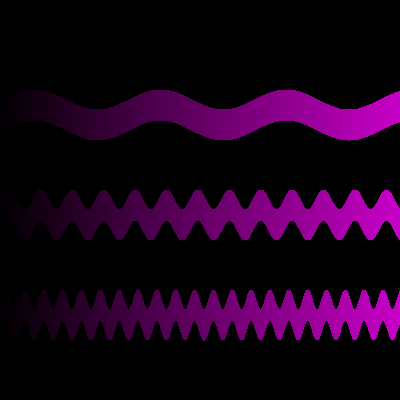
Frame 1 (no input)
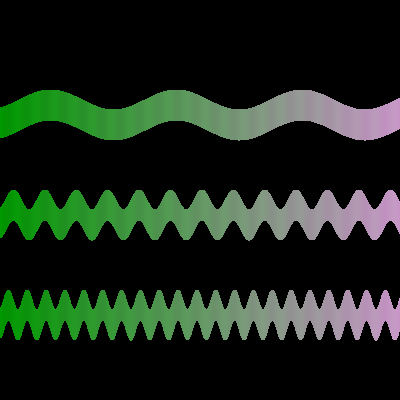
Frame 60 (the mouse pressed at the canvas centre just before this capture)
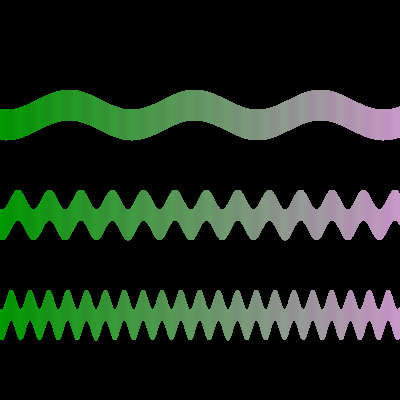
Frame 120 (the mouse held since frame 60 and released just before this capture)

The Processing sketch that drew these frames (run headless with seeded random() and noise(); from frame 60 on, the mouse is pressed at the canvas centre):

// Processing sketch: processing_87657
// ── processing_87657.pde

int widt=1;
object square[];
float d;
void setup() {
  size(400, 400);

square = new object[width/widt];


  for(int i = 0; i < width/widt; i++) {
    square[i] = new object(i);
  }
}
void draw() {
  background(0);
  d+=0.12;
  for(int i = 0; i < width/widt; i++) {
    square[i].draw();
  }
}
class object {
  float xpos;
  float ypos;
  float xpos2;
  float ypos2;
  float ypos3;
  float xpos3;

  
  object(int num) {
  xpos=num*widt;
  xpos2=xpos;
  xpos3=xpos;
  }
  void draw() {
  stroke(xpos/2, ypos/2, xpos/2);
    ypos3 =200+sin(d-xpos/5)*10;
    rect(xpos3, ypos3, widt, 30);
        ypos2=100+sin(d-xpos/20)*10;
    rect(xpos2, ypos2, widt, 30);
    ypos=300+sin(d-xpos/3)*10;
    rect(xpos, ypos, widt, 30);
  }
}
